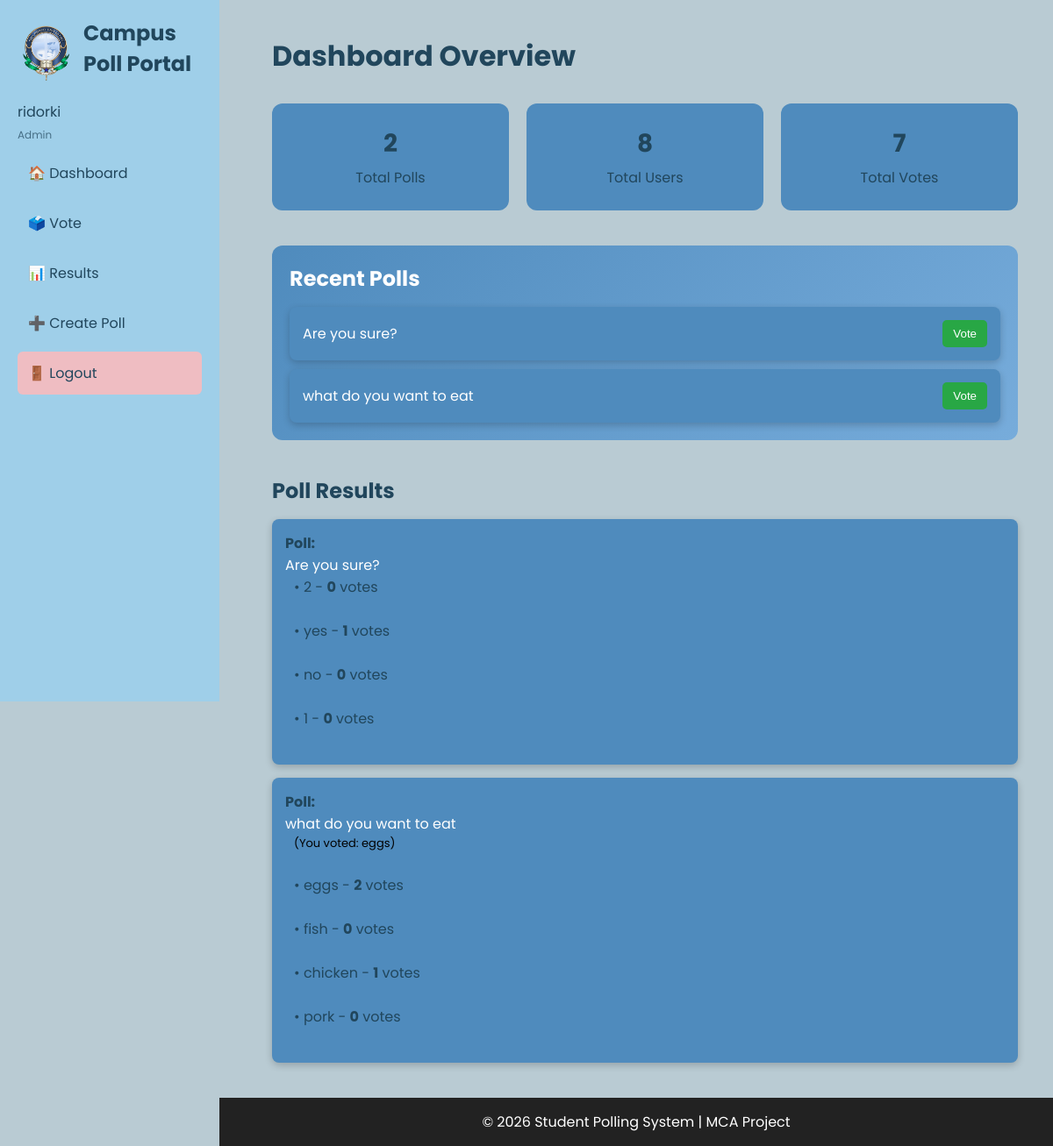
The app's page /results.php (signed in) with its own data.
### tables this page shows
CREATE TABLE `users` (
  `user_id` int(11) NOT NULL,
  `name` varchar(100) DEFAULT NULL,
  `email` varchar(100) DEFAULT NULL,
  `password` varchar(255) DEFAULT NULL,
  `role` enum('admin','student') DEFAULT 'student',
  `theme` varchar(10) DEFAULT 'light',
  `phone` varchar(15) NOT NULL
);

CREATE TABLE `polls` (
  `poll_id` int(11) NOT NULL,
  `title` varchar(200) DEFAULT NULL,
  `description` text DEFAULT NULL,
  `created_by` int(11) DEFAULT NULL,
  `expiry_date` date DEFAULT NULL,
  `status` varchar(20) DEFAULT 'active'
);

CREATE TABLE `options` (
  `option_id` int(11) NOT NULL,
  `poll_id` int(11) DEFAULT NULL,
  `option_text` varchar(200) DEFAULT NULL
);

### results.php (the view, shortened to what this page needs)
<?php
$user_id = $_SESSION['user_id'];
$user_query = mysqli_query($conn, "SELECT name, role FROM users WHERE user_id='$user_id'");
$user = mysqli_fetch_assoc($user_query);
$total_polls = mysqli_fetch_assoc(mysqli_query($conn, "SELECT COUNT(*) as total FROM polls"))['total'];
$total_users = mysqli_fetch_assoc(mysqli_query($conn, "SELECT COUNT(*) as total FROM users"))['total'];
$total_votes = mysqli_fetch_assoc(mysqli_query($conn, "SELECT COUNT(*) as total FROM votes"))['total'];
$active_polls = mysqli_query($conn, "SELECT * FROM polls ORDER BY poll_id DESC LIMIT 5");
$poll_results = mysqli_query($conn, "SELECT p.poll_id, p.title, o.option_id, o.option_text, COUNT(v.vote_id) as votes
                                     FROM polls p
                                     JOIN options o ON p.poll_id = o.poll_id
                                     LEFT JOIN votes v ON o.option_id = v.option_id
                                     GROUP BY o.option_id
                                     ORDER BY p.poll_id DESC");
$user_votes = [];
$vote_query = mysqli_query($conn, "
    SELECT p.poll_id, o.option_text
    FROM votes v
    JOIN options o ON v.option_id = o.option_id
    JOIN polls p ON o.poll_id = p.poll_id
    WHERE v.user_id = '$user_id'
");
while($v = mysqli_fetch_assoc($vote_query)){
    $user_votes[$v['poll_id']] = $v['option_text'];
}
?>
<!DOCTYPE html>
<html>
<head>
</head>
<body>
<div class="layout">
    <div class="sidebar" id="sidebar">
        <div class="logo-box">
        <img src="adbu_app_logo_512x512.png" class="logo">
        <h2>Campus Poll Portal</h2>
</div>
        <p><?php echo $user['name']; ?></p>
        <span class="role"><?php echo ucfirst($user['role']); ?></span>
        <a href="Dashboard.php">🏠 Dashboard</a>
        <a href="Voting_page.php">🗳️ Vote</a>
        <a href="results.php">📊 Results</a>
        <?php if($user['role'] == 'admin'){ ?>
            <a href="Create_poll.php">➕ Create Poll</a>
        <?php } ?>
        <a href="Logout.php" class="logout">🚪 Logout</a>
    </div>
    <div class="main">
        <h1>Dashboard Overview</h1>
        <div class="stats">
            <div class="card">
                <h3><?php echo $total_polls; ?></h3>
                <p>Total Polls</p>
            </div>
            <div class="card">
                <h3><?php echo $total_users; ?></h3>
                <p>Total Users</p>
            </div>
            <div class="card">
                <h3><?php echo $total_votes; ?></h3>
                <p>Total Votes</p>
            </div>
        </div>
        <div class="recent-polls">
            <h2>Recent Polls</h2>
            <?php while($poll = mysqli_fetch_assoc($active_polls)){ ?>
                <div class="poll-card">
                    <span><?php echo $poll['title']; ?></span>
                    <form method="POST" action="Voting_page.php" style="margin:0;">
                        <button type="submit" class="vote-btn">Vote</button>
                    </form>
                </div>
            <?php } ?>
        </div>
        <div class="poll-results">
            <h2>Poll Results</h2>
            <?php
            $current_poll = 0;
            mysqli_data_seek($poll_results,0);
            while($row = mysqli_fetch_assoc($poll_results)){
                if($current_poll != $row['poll_id']){
                    if($current_poll != 0) echo "</div>";
                    echo "<div class='poll-card' style='flex-direction:column; align-items:flex-start; margin-top:15px;'>";
                    echo "<strong>Poll:</strong> " . $row['title'];
if(isset($user_votes[$row['poll_id']])){
    echo " <span style='color:black; font-size:13px;'>(You voted: ".$user_votes[$row['poll_id']].")</span>";
}
echo "<br>";
                    $current_poll = $row['poll_id'];
                }
                echo "<span>• " . $row['option_text'] . " - <strong>" . $row['votes'] . "</strong> votes</span><br>";
            }
            if($current_poll != 0) echo "</div>";
            ?>
        </div>
    </div>
</div>
<footer>
<p>© 2026 Student Polling System | MCA Project</p>
</footer>
</body>
</html>

### results.php (style rules this page uses)
* { box-sizing: border-box; margin:0; padding:0; }
body { font-family: 'Poppins', sans-serif; background: #b9cbd3; color: #21465c; }
.layout { display: flex; }
.sidebar { width: 250px; background: #9fcfe9; height: 100vh; padding: 20px; position: fixed; transition: 0.3s; }
.sidebar h2 { color:#21465c; margin-bottom:10px; }
.sidebar a { display:block; padding:12px; margin:8px 0; text-decoration:none; color:#21465c; border-radius:6px; transition:0.3s; }
.logout { background:#efbdc2;; }
.role { font-size:12px; opacity:0.7; }
.logo-box { display:flex; align-items:center; gap:10px; margin-bottom:15px; }
.logo { width:65px; height:65px; object-fit:contain; }
.main { margin-left: 270px; padding:40px; width:100%; }
h1 { margin-bottom:30px; }
.stats { display:flex; gap:20px; flex-wrap:wrap; margin-bottom:40px; }
.card { background:#4f8bbd; padding:25px; border-radius:12px; flex:1; min-width:180px; text-align:center; }
.card h3 { font-size:28px; margin-bottom:5px; }
.recent-polls { background: linear-gradient(135deg, #4f8bbd, #77acdb); padding:20px; border-radius:12px; color:#fff; margin-bottom:40px; }
.recent-polls h2 { margin-bottom:15px; }
.poll-card { background:#4f8bbd; color:#fff; padding:15px; border-radius:8px; margin-top:10px; box-shadow:0 3px 8px rgba(0,0,0,0.2); display:flex; justify-content:space-between; align-items:center; transition:0.3s; }
.vote-btn { background:#28a745; border:none; color:#fff; padding:8px 12px; border-radius:5px; cursor:pointer; font-weight:500; transition:0.3s; }
.poll-results h2 { color:#21465c; margin-bottom:15px; }
.poll-results .poll-card span { color:#21465c; margin-left:10px; }
.poll-results .poll-card strong { color:#21465c; }
footer { text-align:center; padding:15px; background:#222; color:white; margin-left:250px; }

### records on screen
users: name "ridorki", role "Admin"
polls: title "Are you sure?"
polls: title "what do you want to eat"
options: poll.title "Are you sure?", option_text "2", votes "0"
options: option_text "yes", votes "1"
options: option_text "no", votes "0"
options: option_text "1", votes "0"
options: poll.title "what do you want to eat", poll.poll_id "eggs", option_text "eggs", votes "2"
options: option_text "fish", votes "0"
options: option_text "chicken", votes "1"
options: option_text "pork", votes "0"

### other values on screen
$total_polls "2"
$total_users "8"
$total_votes "7"
